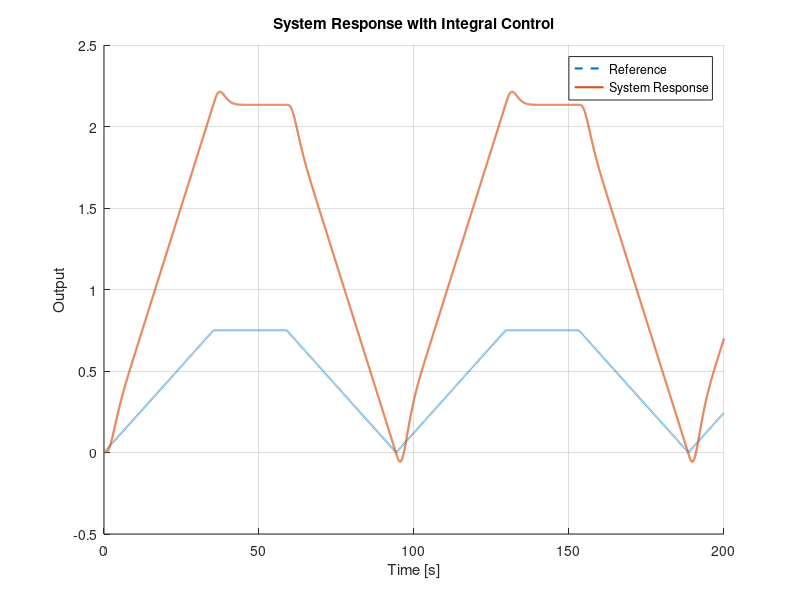

MATLAB code to generate this figure:
clear; clc; close all;

% Original system matrices
A = [-0.14 0.33 -0.33;
     0.1 -0.28 0;
     0 1.7 -0.77];

B = [0; 0; -0.025];
Bv = [1; 0; 0];
C = [2 0 0];

% Define additional integrator states
nr = size(C,1);  % Number of outputs
nx = size(A,1);  % Number of states

% Construct augmented state matrices
A1 = [A, zeros(nx,nr), zeros(nx,nr);
     -C, zeros(nr,nr), eye(nr);
     zeros(nr,nx), eye(nr), zeros(nr,nr)];

B1 = [B; zeros(nr,1); zeros(nr,1)];
Br = [zeros(nx,nr); eye(nr); zeros(nr)];
Bv1 = [Bv; zeros(nr,nr); zeros(nr,nr)];
C1 = [C, zeros(nr,nr), zeros(nr,nr)];

% Check controllability
Mc = ctrb(A1, B1);
if rank(Mc) == size(A1,1)
    disp('System is controllable');
else
    disp('System is NOT controllable');
end

% Desired closed-loop eigenvalues
Lambda = [-1, -1+1j*0.25, -1-1j*0.25, -1+1j*0.5, -1-1j*0.5];

% Compute the state feedback gain
K1 = place(A1, B1, Lambda) ; 


% Extract gains
K = K1(:,1:nx);
Ki = K1(:, nx+1:nx+nr);
Ki2 = K1(:, nx+nr+1:end);

% Display the gain values
disp('K = '), disp(K);
disp('Ki = '), disp(Ki);
disp('Ki2 = '), disp(Ki2);

% Time settings
tfinal = 200;
T = linspace(0, tfinal, 10000)';  % Time vector

% Reference signal: Triangular wave
triangle = @(t) abs(mod((t+pi)/pi, 2)-1);
r = min(triangle(T/15), 0.75);

% Initial states 
X0 = zeros(5,1); 

% Closed-loop system
sys_cl = ss(A1 - B1*K1, Br, C1, []);

% Simulate response
Y = lsim(sys_cl, r, T, X0);

% Plot results
figure; hold on;
plot(T, r, '--', 'LineWidth', 1.5, 'DisplayName', 'Reference');
plot(T, Y, 'LineWidth', 1.5, 'DisplayName', 'System Response');
xlabel('Time [s]'); ylabel('Output');
title('System Response with Integral Control');
legend('Location', 'best'); grid on;
